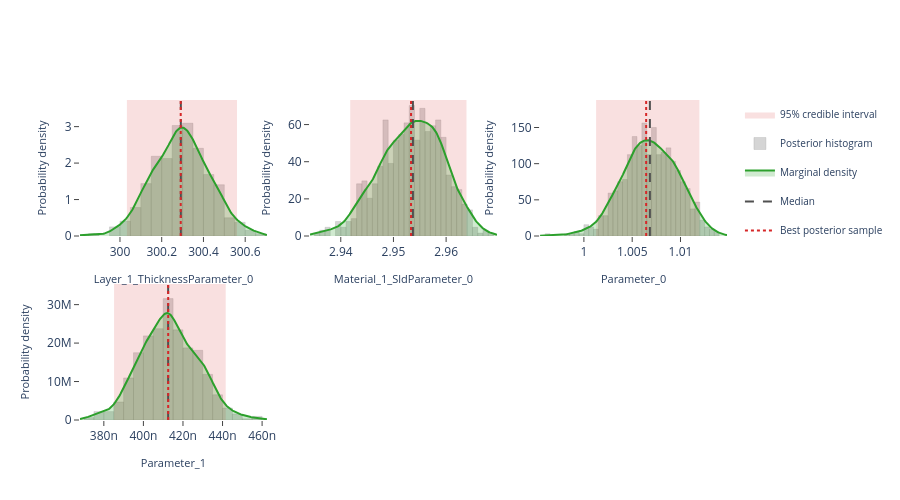

This figure's notebook cell:
### Markdown cell above
## Interactive posterior plots

The next three cells render the same Plotly figures that are shown on the
Bayesian Posterior tab of the EasyReflectometryApp:

* **Marginals** — per-parameter distribution: histogram + smooth KDE marginal,
  shaded 95% credible interval, and median / best-sample lines
  (`plot_distribution` or `posterior.distribution()`)
* **Corner plot** — pairwise marginals + 2-D contours + scatter (`plot_corner`)
* **Traces** — per-chain trace + marginal histogram (`plot_trace`)

The standalone helpers are called with ``return_figure=True`` so they return a
Plotly ``Figure`` that we render in the notebook with ``fig.show()``; the
``PosteriorResults`` methods return the figure directly.

### Code cell
# ---- Marginal posterior distributions ---------------------------------------
# One panel per free parameter, each overlaying the posterior histogram, a
# smooth Gaussian-KDE marginal, the shaded 95% credible interval, and the
# median / best-sample reference lines.  Mirrors the "Marginals" sub-tab in
# the EasyReflectometryApp.

# The PosteriorResults method passes ``logp`` through automatically so the
# best posterior sample (MAP) line is drawn:
fig = posterior.distribution()
fig.show()

# Standalone equivalent (pass ``logp`` to get the best-sample line):
# fig = plot_distribution(
#     posterior.draws,
#     posterior.param_names,
#     logp=posterior.logp,
#     return_figure=True,
# )
# fig.show()

### Figure 1 — Plotly figure (JSON) as saved in the notebook; plotly's stock layout.template omitted (floating-point values rounded to 4 significant figures; data arrays with more than 128 entries replaced by an {"elided": "..."} marker saying what was removed)
{"data": [{"fill": "toself", "fillcolor": "rgba(214, 39, 40, 0.14)", "hoverinfo": "skip", "legendgroup": "95% credible interval", "line": {"color": "rgba(214, 39, 40, 0.14)", "width": 0}, "mode": "lines", "name": "95% credible interval", "showlegend": true, "type": "scatter", "x": [300.0, 300.6, 300.6, 300.0, 300.0], "xaxis": "x", "y": [0.0, 0.0, 3.731, 3.731, 0.0], "yaxis": "y"}, {"histnorm": "probability density", "hovertemplate": "sample=%{x:.4f}<br>density: %{y:.2f}<extra></extra>", "legendgroup": "histogram", "marker": {"color": "rgba(120, 120, 120, 0.38)", "line": {"color": "rgba(120, 120, 120, 0.24)", "width": 1}}, "name": "Posterior histogram", "nbinsx": 40, "opacity": 0.82, "showlegend": true, "type": "histogram", "x": {"elided": "640 float values"}, "xaxis": "x", "yaxis": "y"}, {"fill": "tozeroy", "fillcolor": "rgba(44, 160, 44, 0.22)", "hovertemplate": "Layer_1_ThicknessParameter_0: %{x:.4f}<br>density: %{y:.4f}<extra></extra>", "legendgroup": "marginal", "line": {"color": "rgb(44, 160, 44)", "width": 2}, "mode": "lines", "name": "Marginal density", "showlegend": true, "type": "scatter", "x": {"elided": "256 float values"}, "xaxis": "x", "y": {"elided": "256 float values"}, "yaxis": "y"}, {"hovertemplate": "Median: %{x:.4f}<extra></extra>", "legendgroup": "Median", "line": {"color": "rgb(80, 80, 80)", "dash": "dash", "width": 2}, "mode": "lines", "name": "Median", "showlegend": true, "type": "scatter", "x": [300.3, 300.3], "xaxis": "x", "y": [0.0, 3.731], "yaxis": "y"}, {"hovertemplate": "Best posterior sample: %{x:.4f}<extra></extra>", "legendgroup": "Best posterior sample", "line": {"color": "rgb(214, 39, 40)", "dash": "dot", "width": 2}, "mode": "lines", "name": "Best posterior sample", "showlegend": true, "type": "scatter", "x": [300.3, 300.3], "xaxis": "x", "y": [0.0, 3.731], "yaxis": "y"}, {"fill": "toself", "fillcolor": "rgba(214, 39, 40, 0.14)", "hoverinfo": "skip", "legendgroup": "95% credible interval", "line": {"color": "rgba(214, 39, 40, 0.14)", "width": 0}, "mode": "lines", "name": "95% credible interval", "showlegend": false, "type": "scatter", "x": [2.942, 2.964, 2.964, 2.942, 2.942], "xaxis": "x2", "y": [0.0, 0.0, 73.23, 73.23, 0.0], "yaxis": "y2"}, {"histnorm": "probability density", "hovertemplate": "sample=%{x:.4f}<br>density: %{y:.2f}<extra></extra>", "legendgroup": "histogram", "marker": {"color": "rgba(120, 120, 120, 0.38)", "line": {"color": "rgba(120, 120, 120, 0.24)", "width": 1}}, "name": "Posterior histogram", "nbinsx": 40, "opacity": 0.82, "showlegend": false, "type": "histogram", "x": {"elided": "640 float values"}, "xaxis": "x2", "yaxis": "y2"}, {"fill": "tozeroy", "fillcolor": "rgba(44, 160, 44, 0.22)", "hovertemplate": "Material_1_SldParameter_0: %{x:.4f}<br>density: %{y:.4f}<extra></extra>", "legendgroup": "marginal", "line": {"color": "rgb(44, 160, 44)", "width": 2}, "mode": "lines", "name": "Marginal density", "showlegend": false, "type": "scatter", "x": {"elided": "256 float values"}, "xaxis": "x2", "y": {"elided": "256 float values"}, "yaxis": "y2"}, {"hovertemplate": "Median: %{x:.4f}<extra></extra>", "legendgroup": "Median", "line": {"color": "rgb(80, 80, 80)", "dash": "dash", "width": 2}, "mode": "lines", "name": "Median", "showlegend": false, "type": "scatter", "x": [2.954, 2.954], "xaxis": "x2", "y": [0.0, 73.23], "yaxis": "y2"}, {"hovertemplate": "Best posterior sample: %{x:.4f}<extra></extra>", "legendgroup": "Best posterior sample", "line": {"color": "rgb(214, 39, 40)", "dash": "dot", "width": 2}, "mode": "lines", "name": "Best posterior sample", "showlegend": false, "type": "scatter", "x": [2.953, 2.953], "xaxis": "x2", "y": [0.0, 73.23], "yaxis": "y2"}, {"fill": "toself", "fillcolor": "rgba(214, 39, 40, 0.14)", "hoverinfo": "skip", "legendgroup": "95% credible interval", "line": {"color": "rgba(214, 39, 40, 0.14)", "width": 0}, "mode": "lines", "name": "95% credible interval", "showlegend": false, "type": "scatter", "x": [1.001, 1.012, 1.012, 1.001, 1.001], "xaxis": "x3", "y": [0.0, 0.0, 188.0, 188.0, 0.0], "yaxis": "y3"}, {"histnorm": "probability density", "hovertemplate": "sample=%{x:.4f}<br>density: %{y:.2f}<extra></extra>", "legendgroup": "histogram", "marker": {"color": "rgba(120, 120, 120, 0.38)", "line": {"color": "rgba(120, 120, 120, 0.24)", "width": 1}}, "name": "Posterior histogram", "nbinsx": 40, "opacity": 0.82, "showlegend": false, "type": "histogram", "x": {"elided": "640 float values"}, "xaxis": "x3", "yaxis": "y3"}, {"fill": "tozeroy", "fillcolor": "rgba(44, 160, 44, 0.22)", "hovertemplate": "Parameter_0: %{x:.4f}<br>density: %{y:.4f}<extra></extra>", "legendgroup": "marginal", "line": {"color": "rgb(44, 160, 44)", "width": 2}, "mode": "lines", "name": "Marginal density", "showlegend": false, "type": "scatter", "x": {"elided": "256 float values"}, "xaxis": "x3", "y": {"elided": "256 float values"}, "yaxis": "y3"}, {"hovertemplate": "Median: %{x:.4f}<extra></extra>", "legendgroup": "Median", "line": {"color": "rgb(80, 80, 80)", "dash": "dash", "width": 2}, "mode": "lines", "name": "Median", "showlegend": false, "type": "scatter", "x": [1.007, 1.007], "xaxis": "x3", "y": [0.0, 188.0], "yaxis": "y3"}, {"hovertemplate": "Best posterior sample: %{x:.4f}<extra></extra>", "legendgroup": "Best posterior sample", "line": {"color": "rgb(214, 39, 40)", "dash": "dot", "width": 2}, "mode": "lines", "name": "Best posterior sample", "showlegend": false, "type": "scatter", "x": [1.006, 1.006], "xaxis": "x3", "y": [0.0, 188.0], "yaxis": "y3"}, {"fill": "toself", "fillcolor": "rgba(214, 39, 40, 0.14)", "hoverinfo": "skip", "legendgroup": "95% credible interval", "line": {"color": "rgba(214, 39, 40, 0.14)", "width": 0}, "mode": "lines", "name": "95% credible interval", "showlegend": false, "type": "scatter", "x": [3.852e-07, 4.416e-07, 4.416e-07, 3.852e-07, 3.852e-07], "xaxis": "x4", "y": [0.0, 0.0, 35370000.0, 35370000.0, 0.0], "yaxis": "y4"}, {"histnorm": "probability density", "hovertemplate": "sample=%{x:.4f}<br>density: %{y:.2f}<extra></extra>", "legendgroup": "histogram", "marker": {"color": "rgba(120, 120, 120, 0.38)", "line": {"color": "rgba(120, 120, 120, 0.24)", "width": 1}}, "name": "Posterior histogram", "nbinsx": 40, "opacity": 0.82, "showlegend": false, "type": "histogram", "x": {"elided": "640 float values"}, "xaxis": "x4", "yaxis": "y4"}, {"fill": "tozeroy", "fillcolor": "rgba(44, 160, 44, 0.22)", "hovertemplate": "Parameter_1: %{x:.4f}<br>density: %{y:.4f}<extra></extra>", "legendgroup": "marginal", "line": {"color": "rgb(44, 160, 44)", "width": 2}, "mode": "lines", "name": "Marginal density", "showlegend": false, "type": "scatter", "x": {"elided": "256 float values"}, "xaxis": "x4", "y": {"elided": "256 float values"}, "yaxis": "y4"}, {"hovertemplate": "Median: %{x:.4f}<extra></extra>", "legendgroup": "Median", "line": {"color": "rgb(80, 80, 80)", "dash": "dash", "width": 2}, "mode": "lines", "name": "Median", "showlegend": false, "type": "scatter", "x": [4.125e-07, 4.125e-07], "xaxis": "x4", "y": [0.0, 35370000.0], "yaxis": "y4"}, {"hovertemplate": "Best posterior sample: %{x:.4f}<extra></extra>", "legendgroup": "Best posterior sample", "line": {"color": "rgb(214, 39, 40)", "dash": "dot", "width": 2}, "mode": "lines", "name": "Best posterior sample", "showlegend": false, "type": "scatter", "x": [4.125e-07, 4.125e-07], "xaxis": "x4", "y": [0.0, 35370000.0], "yaxis": "y4"}], "layout": {"barmode": "overlay", "height": 500, "legend": {"font": {"size": 10}}, "plot_bgcolor": "white", "showlegend": true, "xaxis": {"anchor": "y", "domain": [0.0, 0.2889], "range": [299.8, 300.7], "showgrid": false, "ticks": "outside", "title": {"font": {"size": 11}, "text": "Layer_1_ThicknessParameter_0"}, "zeroline": false}, "xaxis2": {"anchor": "y2", "domain": [0.3556, 0.6444], "range": [2.934, 2.97], "showgrid": false, "ticks": "outside", "title": {"font": {"size": 11}, "text": "Material_1_SldParameter_0"}, "zeroline": false}, "xaxis3": {"anchor": "y3", "domain": [0.7111, 1.0], "range": [0.9955, 1.015], "showgrid": false, "ticks": "outside", "title": {"font": {"size": 11}, "text": "Parameter_0"}, "zeroline": false}, "xaxis4": {"anchor": "y4", "domain": [0.0, 0.2889], "range": [3.68e-07, 4.624e-07], "showgrid": false, "ticks": "outside", "title": {"font": {"size": 11}, "text": "Parameter_1"}, "zeroline": false}, "xaxis5": {"anchor": "y5", "domain": [0.3556, 0.6444], "showgrid": false, "ticks": "outside", "zeroline": false}, "xaxis6": {"anchor": "y6", "domain": [0.7111, 1.0], "showgrid": false, "ticks": "outside", "zeroline": false}, "yaxis": {"anchor": "x", "domain": [0.575, 1.0], "range": [0.0, 3.731], "showgrid": false, "ticks": "outside", "title": {"font": {"size": 11}, "text": "Probability density"}, "zeroline": false}, "yaxis2": {"anchor": "x2", "domain": [0.575, 1.0], "range": [0.0, 73.23], "showgrid": false, "ticks": "outside", "title": {"font": {"size": 11}, "text": "Probability density"}, "zeroline": false}, "yaxis3": {"anchor": "x3", "domain": [0.575, 1.0], "range": [0.0, 188.0], "showgrid": false, "ticks": "outside", "title": {"font": {"size": 11}, "text": "Probability density"}, "zeroline": false}, "yaxis4": {"anchor": "x4", "domain": [0.0, 0.425], "range": [0.0, 35370000.0], "showgrid": false, "ticks": "outside", "title": {"font": {"size": 11}, "text": "Probability density"}, "zeroline": false}, "yaxis5": {"anchor": "x5", "domain": [0.0, 0.425], "showgrid": false, "ticks": "outside", "zeroline": false}, "yaxis6": {"anchor": "x6", "domain": [0.0, 0.425], "showgrid": false, "ticks": "outside", "zeroline": false}}}
